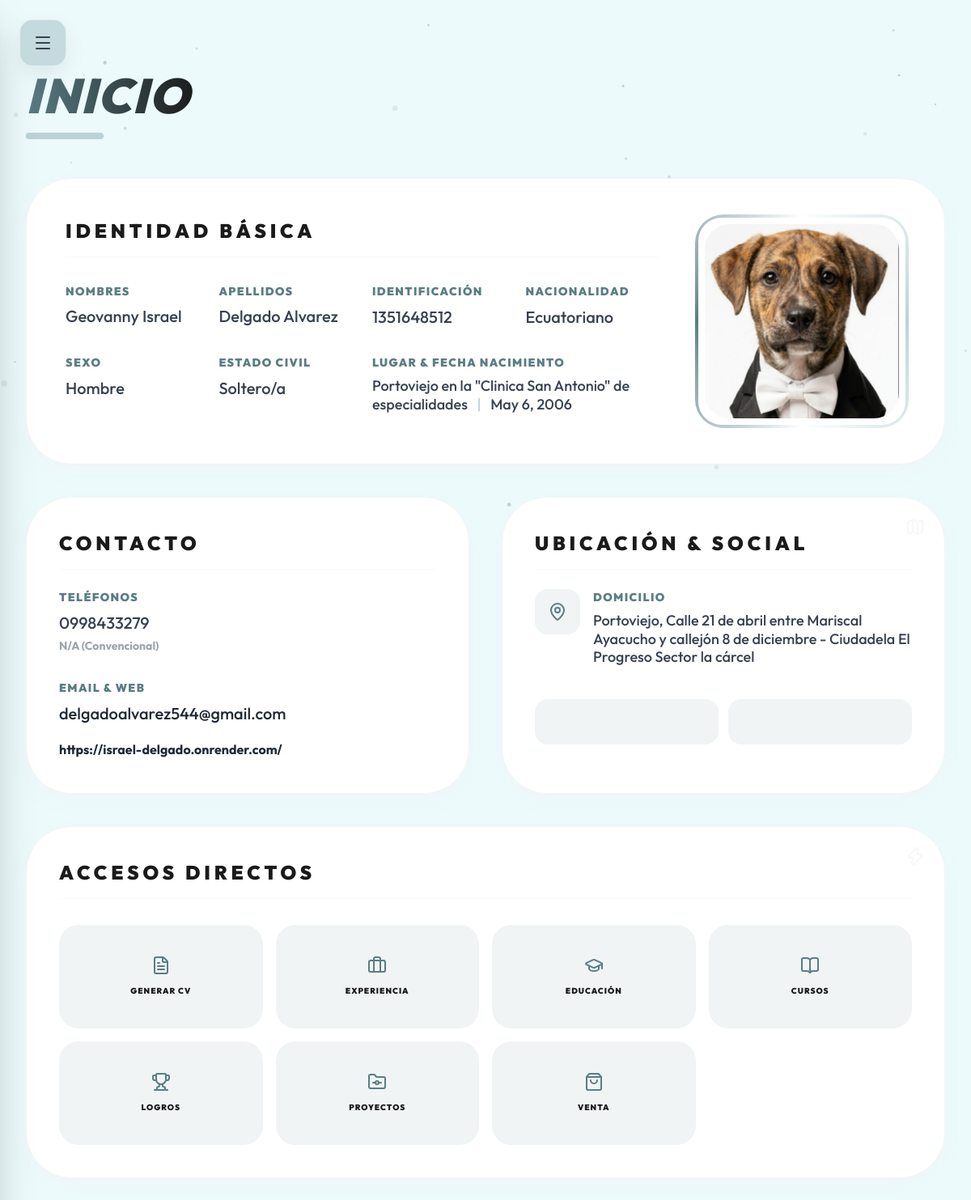
The page / on the database its author committed.
### curriculum/models.py (models this page shows, shortened)
class DatosPersonales(models.Model):
    SEXO_CHOICES = [
        ('Mujer', 'Mujer'),
        ('Hombre', 'Hombre'),
        ('Otro', 'Otro'),
    ]
    ESTADO_CIVIL_CHOICES = [
        ('Soltero/a', 'Soltero/a'),  # <--- CAMBIA ESTA LÍNEA
        ('Casado/a', 'Casado/a'),    # También puedes aprovechar para corregir estos si quieres
        ('Divorciado/a', 'Divorciado/a'),
        ('Viudo/a', 'Viudo/a'),
        ('Unión Libre', 'Unión Libre'),
    ]
    cedula = models.CharField(max_length=13, verbose_name="Cédula / ID")
    nombres = models.CharField(max_length=100)
    apellidos = models.CharField(max_length=100)
    sexo = models.CharField(max_length=20, choices=SEXO_CHOICES)
    estado_civil = models.CharField(max_length=30, choices=ESTADO_CIVIL_CHOICES)
    nacionalidad = models.CharField(max_length=50, default="Ecuatoriana")
    lugar_nacimiento = models.CharField(max_length=100, default="No especificado")
    fecha_nacimiento = models.DateField(null=True, blank=True)
    telefono = models.CharField(max_length=15, verbose_name="Teléfono Celular")
    telefono_convencional = models.CharField(max_length=15, null=True, blank=True)
    email = models.EmailField(verbose_name="Correo Electrónico")
    sitio_web = models.URLField(null=True, blank=True)
    direccion = models.TextField(verbose_name="Dirección Domiciliaria")
    direccion_trabajo = models.TextField(null=True, blank=True, verbose_name="Dirección Laboral")
    licencia = models.CharField(max_length=50, null=True, blank=True, verbose_name="Licencia de Conducir")
    foto = models.ImageField(upload_to='perfil/', null=True, blank=True)
    descripcion_perfil = models.TextField(null=True, blank=True, verbose_name="Perfil Profesional (Bio)")
    url_linkedin = models.URLField(null=True, blank=True, verbose_name="URL LinkedIn")
    url_instagram = models.URLField(null=True, blank=True, verbose_name="URL Instagram")
    url_github = models.URLField(null=True, blank=True, verbose_name="URL GitHub")
    mostrar_direccion_domiciliaria = models.BooleanField(default=False, help_text="Si está activo, se mostrará la dirección de casa en la web.")
    mostrar_telefono = models.BooleanField(default=True, help_text="Mostrar teléfono celular en la web.")
    class Meta:
        verbose_name = "Datos Personales"
        verbose_name_plural = "Datos Personales"

### curriculum/views.py (the view)
# urls.py: path('', views.inicio, name='inicio'),
def inicio(request):
    perfil = DatosPersonales.objects.first()
    return render(request, 'curriculum/inicio.html', {'perfil': perfil})

### curriculum/templates/curriculum/inicio.html (shortened to what this page needs)
{% extends 'curriculum/base.html' %}
{% load static %}
{% block content %}
<div class="fade-in max-w-7xl mx-auto pb-20 pt-10 px-4 md:px-8 filter transition-all duration-300" id="main-content">
    <div class="mb-12 text-center md:text-left">
        <h2 class="text-5xl md:text-6xl font-black italic uppercase tracking-wide text-[#1a1a1a] leading-none">
            <span class="text-transparent bg-clip-text bg-gradient-to-r from-[#5A7D84] to-[#1a1a1a] pr-2">Inicio</span>
        </h2>
        <div class="h-2 w-24 bg-[#BBD2D6] mt-4 rounded-full mx-auto md:mx-0"></div>
    </div>
    <div class="space-y-10">
        <div class="bg-white p-8 md:p-12 rounded-[3.5rem] border border-gray-100 shadow-lg shadow-gray-100/50 hover:shadow-xl transition-shadow duration-500">
            <div class="flex flex-col-reverse md:flex-row gap-12 items-center md:items-start">
                <div class="flex-grow w-full">
                    <div class="border-b border-gray-50 pb-4 mb-8">
                        <h3 class="text-2xl font-black uppercase tracking-[0.2em] text-[#1a1a1a]">Identidad Básica</h3>
                    </div>
                    <div class="grid grid-cols-1 md:grid-cols-2 lg:grid-cols-4 gap-y-8 gap-x-6">
                        <div><label class="text-sm font-black uppercase tracking-widest text-[#5A7D84] block mb-2">Nombres</label><p class="text-xl font-medium text-gray-700 leading-tight">{{ perfil.nombres }}</p></div>
                        <div><label class="text-sm font-black uppercase tracking-widest text-[#5A7D84] block mb-2">Apellidos</label><p class="text-xl font-medium text-gray-700 leading-tight">{{ perfil.apellidos }}</p></div>
                        <div><label class="text-sm font-black uppercase tracking-widest text-[#5A7D84] block mb-2">Identificación</label><p class="text-xl font-medium text-gray-700">{{ perfil.cedula }}</p></div>
                        <div><label class="text-sm font-black uppercase tracking-widest text-[#5A7D84] block mb-2">Nacionalidad</label><p class="text-xl font-medium text-gray-700">{{ perfil.nacionalidad }}</p></div>
                        <div><label class="text-sm font-black uppercase tracking-widest text-[#5A7D84] block mb-2">Sexo</label><p class="text-xl font-medium text-gray-700">{{ perfil.sexo }}</p></div>
                        <div><label class="text-sm font-black uppercase tracking-widest text-[#5A7D84] block mb-2">Estado Civil</label><p class="text-xl font-medium text-gray-700">{{ perfil.estado_civil }}</p></div>
                        <div class="md:col-span-2"><label class="text-sm font-black uppercase tracking-widest text-[#5A7D84] block mb-2">Lugar & Fecha Nacimiento</label><p class="text-lg font-medium text-gray-700 leading-tight">{{ perfil.lugar_nacimiento }} <span class="text-[#BBD2D6] mx-2">|</span> {{ perfil.fecha_nacimiento }}</p></div>
                    </div>
                </div>
                <div class="shrink-0">
                    <div class="relative w-48 h-48 md:w-64 md:h-64 flex items-center justify-center">
                        <div class="relative z-10 w-[calc(100%-8px)] h-[calc(100%-8px)] bg-white rounded-[2.2rem] overflow-hidden border-4 border-white shadow-inner">
                            {% if perfil.foto %}<img src="{{ perfil.foto.url }}" alt="{{ perfil.nombres }}" class="w-full h-full object-cover">{% else %}<div class="w-full h-full bg-gray-50 flex items-center justify-center text-gray-300"><i data-lucide="user" size="64" class="opacity-20"></i></div>{% endif %}
                        </div>
                    </div>
                </div>
            </div>
        </div>
        <div class="grid md:grid-cols-2 gap-10">
            <div class="bg-white p-8 md:p-10 rounded-[3.5rem] border border-gray-100 shadow-lg shadow-gray-100/50 hover:shadow-xl transition-shadow duration-500 h-full">
                <div class="border-b border-gray-50 pb-4 mb-6"><h3 class="text-2xl font-black uppercase tracking-[0.2em] text-[#1a1a1a]">Contacto</h3></div>
                <div class="space-y-8">
                    <div>
                        <label class="text-sm font-black uppercase tracking-widest text-[#5A7D84] block mb-2">Teléfonos</label>
                        <a href="tel:{{ perfil.telefono }}" class="block text-xl font-medium text-gray-700 hover:text-[#5A7D84] transition-colors" title="Llamar a {{ perfil.telefono }}">
                            {{ perfil.telefono }}
                        </a>
                        {% if perfil.telefono_convencional %}
                        <a href="tel:{{ perfil.telefono_convencional }}" class="block text-sm font-bold text-gray-400 mt-1 hover:text-[#5A7D84] transition-colors">
                            {{ perfil.telefono_convencional }} (Convencional)
                        </a>
                        {% endif %}
                    </div>
                    <div>
                        <label class="text-sm font-black uppercase tracking-widest text-[#5A7D84] block mb-2">Email & Web</label>
                        <a href="mailto:{{ perfil.email }}" class="block text-xl font-medium text-gray-800 truncate mb-4 hover:text-[#5A7D84] transition-colors" title="Enviar correo a {{ perfil.email }}">
                            {{ perfil.email }}
                        </a>
                        {% if perfil.sitio_web %}
                        <a href="{{ perfil.sitio_web }}" target="_blank" class="inline-flex items-center gap-1 text-base font-bold text-gray-800 hover:text-[#5A7D84] transition-all group/link break-all">
                            {{ perfil.sitio_web }}
                        </a>
                        {% else %}
                        <p class="text-sm font-bold text-gray-400">www.miportafolio.dev</p>
                        {% endif %}
                    </div>
                </div>
            </div>
            <div class="bg-white p-8 md:p-10 rounded-[3.5rem] border border-gray-100 shadow-lg shadow-gray-100/50 hover:shadow-xl transition-shadow duration-500 relative overflow-hidden group h-full">
                <div class="absolute top-0 right-0 p-6 opacity-5 pointer-events-none"><i data-lucide="map" size="80" class="text-[#5A7D84]"></i></div>
                <div class="border-b border-gray-50 pb-4 mb-6"><h3 class="text-2xl font-black uppercase tracking-[0.2em] text-[#1a1a1a]">Ubicación & Social</h3></div>
                <div class="flex gap-4 mb-10 items-start">
                    <div class="shrink-0 w-14 h-14 bg-[#F0F4F5] rounded-2xl flex items-center justify-center text-[#5A7D84]"><i data-lucide="map-pin" size="24"></i></div>
                    <div><label class="text-sm font-black uppercase tracking-widest text-[#5A7D84] block mb-2">Domicilio</label><p class="text-lg font-medium text-gray-700 leading-tight">{{ perfil.direccion }}</p></div>
                </div>
                <div class="flex gap-3 mt-auto">
                    {% if perfil.url_github %}<a href="{{ perfil.url_github }}" target="_blank" class="h-14 w-full bg-[#F0F4F5] rounded-2xl flex items-center justify-center text-gray-400 hover:text-[#1a1a1a] hover:bg-white hover:shadow-md transition-all border border-transparent hover:border-gray-100 group/icon"></a>{% endif %}
                    {% if perfil.url_instagram %}<a href="{{ perfil.url_instagram }}" target="_blank" class="h-14 w-full bg-[#F0F4F5] rounded-2xl flex items-center justify-center text-gray-400 hover:text-[#E1306C] hover:bg-white hover:shadow-md transition-all border border-transparent hover:border-gray-100 group/icon"></a>{% endif %}
                </div>
            </div>
        </div>
        <div class="bg-white p-8 md:p-10 rounded-[3.5rem] border border-gray-100 shadow-lg shadow-gray-100/50 hover:shadow-xl transition-shadow duration-500 relative overflow-hidden">
            <div class="absolute top-0 right-0 p-6 opacity-5 pointer-events-none"><i data-lucide="zap" size="100" class="text-[#5A7D84]"></i></div>
            <div class="border-b border-gray-50 pb-4 mb-8"><h3 class="text-2xl font-black uppercase tracking-[0.2em] text-[#1a1a1a]">Accesos Directos</h3></div>
            <div class="grid grid-cols-2 md:grid-cols-4 gap-4">
                <button onclick="openModal()" class="flex flex-col items-center justify-center p-4 bg-[#F0F4F5] rounded-3xl hover:bg-[#5A7D84] hover:text-white transition-all group/btn text-center h-32 border border-transparent hover:border-[#5A7D84] cursor-pointer">
                    <i data-lucide="file-text" size="28" class="text-[#5A7D84] group-hover/btn:text-white mb-3 transition-colors"></i>
                    <span class="text-[10px] font-black uppercase tracking-widest">Generar CV</span>
                </button>
                <a href="{% url 'experiencia' %}" class="flex flex-col items-center justify-center p-4 bg-[#F0F4F5] rounded-3xl hover:bg-[#5A7D84] hover:text-white transition-all group/btn text-center h-32 border border-transparent hover:border-[#5A7D84]"><i data-lucide="briefcase" size="28" class="text-[#5A7D84] group-hover/btn:text-white mb-3 transition-colors"></i><span class="text-[10px] font-black uppercase tracking-widest">Experiencia</span></a>
                <a href="{% url 'educacion' %}" class="flex flex-col items-center justify-center p-4 bg-[#F0F4F5] rounded-3xl hover:bg-[#5A7D84] hover:text-white transition-all group/btn text-center h-32 border border-transparent hover:border-[#5A7D84]"><i data-lucide="graduation-cap" size="28" class="text-[#5A7D84] group-hover/btn:text-white mb-3 transition-colors"></i><span class="text-[10px] font-black uppercase tracking-widest">Educación</span></a>
                <a href="{% url 'cursos' %}" class="flex flex-col items-center justify-center p-4 bg-[#F0F4F5] rounded-3xl hover:bg-[#5A7D84] hover:text-white transition-all group/btn text-center h-32 border border-transparent hover:border-[#5A7D84]"><i data-lucide="book-open" size="28" class="text-[#5A7D84] group-hover/btn:text-white mb-3 transition-colors"></i><span class="text-[10px] font-black uppercase tracking-widest">Cursos</span></a>
                <a href="{% url 'reconocimientos' %}" class="flex flex-col items-center justify-center p-4 bg-[#F0F4F5] rounded-3xl hover:bg-[#5A7D84] hover:text-white transition-all group/btn text-center h-32 border border-transparent hover:border-[#5A7D84]"><i data-lucide="trophy" size="28" class="text-[#5A7D84] group-hover/btn:text-white mb-3 transition-colors"></i><span class="text-[10px] font-black uppercase tracking-widest">Logros</span></a>
                <a href="{% url 'trabajos' %}" class="flex flex-col items-center justify-center p-4 bg-[#F0F4F5] rounded-3xl hover:bg-[#5A7D84] hover:text-white transition-all group/btn text-center h-32 border border-transparent hover:border-[#5A7D84]"><i data-lucide="folder-git" size="28" class="text-[#5A7D84] group-hover/btn:text-white mb-3 transition-colors"></i><span class="text-[10px] font-black uppercase tracking-widest">Proyectos</span></a>
                <a href="{% url 'venta' %}" class="flex flex-col items-center justify-center p-4 bg-[#F0F4F5] rounded-3xl hover:bg-[#5A7D84] hover:text-white transition-all group/btn text-center h-32 border border-transparent hover:border-[#5A7D84]"><i data-lucide="shopping-bag" size="28" class="text-[#5A7D84] group-hover/btn:text-white mb-3 transition-colors"></i><span class="text-[10px] font-black uppercase tracking-widest">Venta</span></a>
            </div>
        </div>
    </div>
</div>
{% endblock %}

### curriculum/templates/curriculum/base.html (shortened to what this page needs)
{% load static %}
<!DOCTYPE html>
<html lang="es">
<head>
    <script src="https://cdn.tailwindcss.com"></script>
</head>
<body class="min-h-screen overflow-x-hidden relative">
    <button id="hamburger-btn" onclick="toggleSidebar()" class="hamburger-btn fixed top-6 left-6 z-[120] p-4 rounded-2xl text-gray-700 focus:outline-none group">
        <i data-lucide="menu" size="28" class="group-hover:text-pink-600 transition-colors"></i>
    </button>
    <main class="min-h-screen flex flex-col justify-center pl-0 md:pl-0 py-12 relative z-10 transition-all duration-500 w-full">
        {% block content %}{% endblock %}
    </main>
</body>
</html>

### curriculum/templates/curriculum/base.html (style rules this page uses)
body { font-family: 'Outfit', sans-serif; background-color: rgb(236, 250, 252); color: #1a1a1a; margin: 0; font-size: 115%; }
.fade-in { animation: fadeIn 0.8s ease-out forwards; }
.hamburger-btn { background: rgba(187, 210, 214, 0.8); backdrop-filter: blur(10px); box-shadow: 0 10px 30px -5px rgba(0,0,0,0.1); border: 1px solid rgba(255,255,255,0.5); transition: all 0.5s cubic-bezier(0.4, 0, 0.2, 1); }

### curriculum/templates/curriculum/inicio.html (style rules this page uses)
.fade-in { animation: fadeIn 0.8s cubic-bezier(0.16, 1, 0.3, 1); }
.truncate { overflow: hidden; text-overflow: ellipsis; white-space: nowrap; }

### rows shown on the page
DatosPersonales: nombres "Geovanny Israel", apellidos "Delgado Alvarez", cedula "1351648512", nacionalidad "Ecuatoriano", sexo "Hombre", estado_civil "Soltero/a", lugar_nacimiento "Portoviejo en la \"Clinica San Antonio\" de especialidades", fecha_nacimiento "May 6, 2006", foto (picture), telefono "0998433279", telefono_convencional "N/A", email "delgadoalvarez544@gmail.com", sitio_web "https://israel-delgado.onrender.com/", direccion "Portoviejo, Calle 21 de abril entre Mariscal Ayacucho y callejón 8 de diciembre - Ciudadela El Progreso Sector la cárcel"
